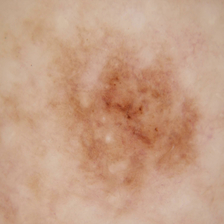
#> input picture data/raw/test/benign/1034.jpg, 224 x 224 px; its folder holds only this picture in this run
$ python -i preprocessing.py   (imports and definitions only)
#> lines starting #> are read from the running program, lines starting #| are printed output that depends on the picture; after the words box and inside, x2 and y2 are one past the last pixel; in counts of white or black regions, pixels touching at a corner belong together
#> further down, picture is the input picture: shape (224, 224, 3); mean B, G, R 133.5, 158.9, 198.3
import cv2
from util import plot_images
import numpy as np


# Convert the original image to grayscale
def clean_image(original_image, debug=False):
#> called with debug = False
  kernel_size = 5  # You can adjust this parameter based on the level of noise in your image
  median_filter = cv2.medianBlur(original_image, kernel_size)
  gray_image = cv2.cvtColor(median_filter, cv2.COLOR_BGR2GRAY)
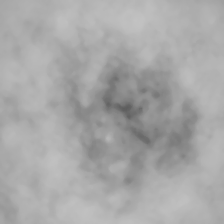
#> gray_image: shape (224, 224); min 94, max 194, mean 167.9

  # Kernel for the morphological filtering
  kernel = cv2.getStructuringElement(1,(17,17))

  # Perform the blackHat filtering on the grayscale image to find the  hair countours
  blackhat = cv2.morphologyEx(gray_image, cv2.MORPH_BLACKHAT, kernel)
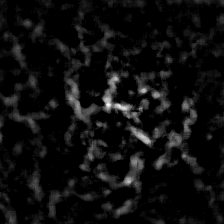
#> blackhat: shape (224, 224); min 0, max 35, mean 2; drawn with min black and max white

  # intensify the hair countours in preparation for the inpainting  algorithm
  _,thresh2 = cv2.threshold(blackhat,10,255,cv2.THRESH_BINARY)
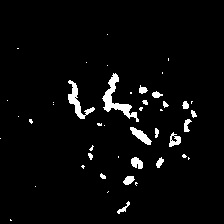
#> thresh2: shape (224, 224); 3.6% white; 45 white regions (27 under 20 px), largest, box (x1, y1, x2, y2) and area: (102, 73, 139, 122) 476, (68, 80, 95, 119) 304, (130, 127, 152, 145) 166

  # inpaint the original image depending on the mask
  dst = cv2.inpaint(median_filter,thresh2,1,cv2.INPAINT_TELEA)

  if debug:
    result = [original_image, median_filter, blackhat, thresh2, dst]
    label = ['Gambar Asli', 'Median Filter', 'Blackhat', 'Threshold', 'Hasil']
    plot_images(result, label, 5, 1)

  return dst

def preprocess_image(image, debug=False):
    image_removed_hair = clean_image(image)

    # Convert the image to grayscale
    gray = cv2.cvtColor(image_removed_hair, cv2.COLOR_BGR2GRAY)

    # Otsu's thresholding
    _, binary = cv2.threshold(gray, 0, 255, cv2.THRESH_BINARY + cv2.THRESH_OTSU)
#> binary: shape (224, 224); 74.7% white; 11 black regions (6 under 20 px), largest, box (x1, y1, x2, y2) and area: (60, 51, 202, 191) 12235, (0, 192, 17, 224) 331, (12, 112, 19, 120) 37, (4, 98, 13, 104) 34, (51, 102, 59, 108) 32


    # Morphological opening to remove small objects
    kernel_opening = np.ones((5, 5), np.uint8)
    binary_opening = cv2.morphologyEx(binary, cv2.MORPH_OPEN, kernel_opening, iterations=1)
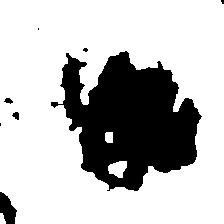
#> binary_opening: shape (224, 224); 74.3% white; 8 black regions (4 under 20 px), largest, box (x1, y1, x2, y2) and area: (51, 51, 202, 191) 12469, (0, 192, 17, 224) 345, (12, 112, 19, 120) 38, (4, 98, 13, 104) 34

    # Smoothen the lesion border using opening and closing operations
    kernel_smoothening = cv2.getStructuringElement(cv2.MORPH_ELLIPSE, (20, 20))
    binary_smooth_opening = cv2.morphologyEx(binary_opening, cv2.MORPH_OPEN, kernel_smoothening, iterations=1)
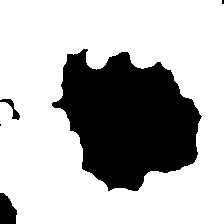
#> binary_smooth_opening: shape (224, 224); 71.3% white; 5 black regions (2 under 20 px), largest, box (x1, y1, x2, y2) and area: (52, 49, 202, 191) 13842, (0, 193, 17, 224) 405, (0, 99, 20, 120) 120
    binary_smooth_closing = cv2.morphologyEx(binary_smooth_opening, cv2.MORPH_CLOSE, kernel_smoothening, iterations=1)
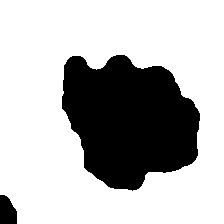
#> binary_smooth_closing: shape (224, 224); 72.2% white; 2 black regions, box (x1, y1, x2, y2) and area: (62, 55, 200, 191) 13560, (0, 195, 17, 224) 403

    # inverse
    inverted_binary_smooth = cv2.bitwise_not(binary_smooth_closing)

    result_image = cv2.bitwise_and(image_removed_hair, image_removed_hair, mask=inverted_binary_smooth)
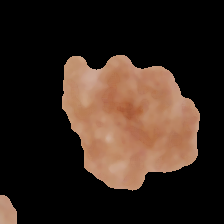
#> result_image: shape (224, 224, 3); mean B, G, R 28.8, 37.6, 52.5

    if debug:
        result = [image_removed_hair, binary, binary_opening, binary_smooth_opening, binary_smooth_closing, result_image]
        label = ['Gambar Asli', 'Otsu Treshold', 'Opening (Square)', 'Opening (Ellpise)', 'Closing (Ellpise)', 'Hasil']
        plot_images(result, label, 6, 3)

    return result_image

>>> import cv2
>>> picture = cv2.imread('data/raw/test/benign/1034.jpg')
>>> result = preprocess_image(picture)

$ run again, on data/raw/test/benign/1042.jpg
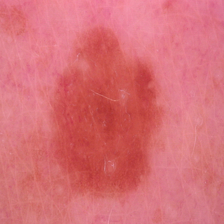
#> input picture data/raw/test/benign/1042.jpg, 224 x 224 px
#> picture is the input picture: shape (224, 224, 3); mean B, G, R 118.2, 111, 216.2
#> in clean_image, `_,thresh2 = cv2.threshold(blackhat,10,255,cv2.THRESH_BINARY)`:
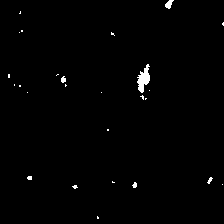
#> thresh2: shape (224, 224); 0.85% white; 26 white regions (21 under 20 px), largest, box (x1, y1, x2, y2) and area: (137, 64, 150, 93) 206, (165, 0, 174, 9) 47, (61, 76, 66, 83) 26, (207, 177, 213, 184) 21, (132, 182, 137, 188) 21
#> binary: shape (224, 224); 73.5% white; 12 black regions (9 under 20 px), largest, box (x1, y1, x2, y2) and area: (40, 30, 162, 197) 13199, (36, 171, 42, 181) 43, (26, 175, 33, 182) 25
#> binary_opening: shape (224, 224); 73.2% white; 6 black regions (4 under 20 px), largest, box (x1, y1, x2, y2) and area: (40, 30, 162, 197) 13331, (24, 171, 42, 185) 111
#> binary_smooth_opening: shape (224, 224); 71.6% white; 3 black regions (2 under 20 px), largest, box (x1, y1, x2, y2) and area: (25, 31, 163, 197) 14220
#> binary_smooth_closing: shape (224, 224); 71.9% white; 1 black region, box (x1, y1, x2, y2) and area: (38, 32, 162, 197) 14077
#> in preprocess_image, `result_image = cv2.bitwise_and(image_removed_hair, image_removed_hair,..`:
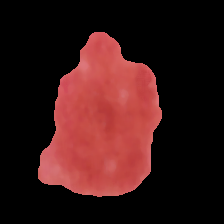
#> result_image: shape (224, 224, 3); mean B, G, R 22.4, 23, 56.4

$ run again, on data/raw/test/benign/1077.jpg
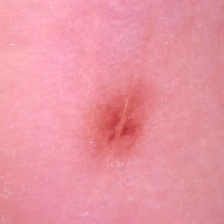
#> input picture data/raw/test/benign/1077.jpg, 224 x 224 px
#> picture is the input picture: shape (224, 224, 3); mean B, G, R 162, 148, 233.5
#> in clean_image, `_,thresh2 = cv2.threshold(blackhat,10,255,cv2.THRESH_BINARY)`:
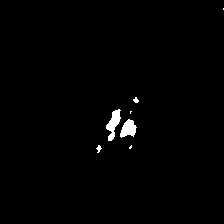
#> thresh2: shape (224, 224); 1% white; 7 white regions (3 under 20 px), largest, box (x1, y1, x2, y2) and area: (106, 109, 121, 141) 237, (120, 119, 137, 138) 206, (96, 145, 102, 153) 25, (133, 97, 139, 103) 23
#> binary: shape (224, 224); 39.9% white; 24 white regions (14 under 20 px), largest, box (x1, y1, x2, y2) and area: (0, 0, 165, 208) 19163, (151, 159, 175, 186) 226, (63, 198, 75, 211) 116
#> binary_opening: shape (224, 224); 38.2% white; 6 white regions (1 under 20 px), largest, box (x1, y1, x2, y2) and area: (0, 0, 160, 207) 18823, (64, 199, 74, 211) 104, (152, 165, 164, 175) 103, (146, 198, 156, 207) 81, (93, 212, 99, 217) 30
#> binary_smooth_opening: shape (224, 224); 33% white; 1 white region, box (x1, y1, x2, y2) and area: (0, 0, 130, 184) 16579
#> binary_smooth_closing: shape (224, 224); 33.4% white; 1 white region, box (x1, y1, x2, y2) and area: (0, 0, 131, 184) 16738
#> in preprocess_image, `result_image = cv2.bitwise_and(image_removed_hair, image_removed_hair,..`:
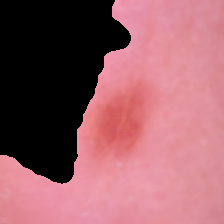
#> result_image: shape (224, 224, 3); mean B, G, R 102.4, 94, 151.5

$ run again, on data/raw/test/benign/1087.jpg
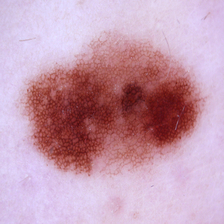
#> input picture data/raw/test/benign/1087.jpg, 224 x 224 px
#> picture is the input picture: shape (224, 224, 3); mean B, G, R 176.3, 156.5, 197.1
#> thresh2: shape (224, 224); 3.9% white; 65 white regions (38 under 20 px), largest, box (x1, y1, x2, y2) and area: (26, 79, 43, 109) 179, (171, 78, 190, 101) 170, (54, 147, 71, 157) 107
#> binary: shape (224, 224); 70.3% white; 1 black region, box (x1, y1, x2, y2) and area: (28, 49, 199, 172) 14892
#> binary_opening: shape (224, 224); 70.2% white; 1 black region, box (x1, y1, x2, y2) and area: (28, 49, 199, 172) 14963
#> binary_smooth_opening: shape (224, 224); 70% white; 1 black region, box (x1, y1, x2, y2) and area: (29, 50, 200, 172) 15071
#> binary_smooth_closing: shape (224, 224); 70.1% white; 1 black region, box (x1, y1, x2, y2) and area: (30, 51, 200, 171) 14990
#> in preprocess_image, `result_image = cv2.bitwise_and(image_removed_hair, image_removed_hair,..`:
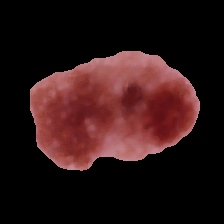
#> result_image: shape (224, 224, 3); mean B, G, R 20.8, 20.9, 44.3
